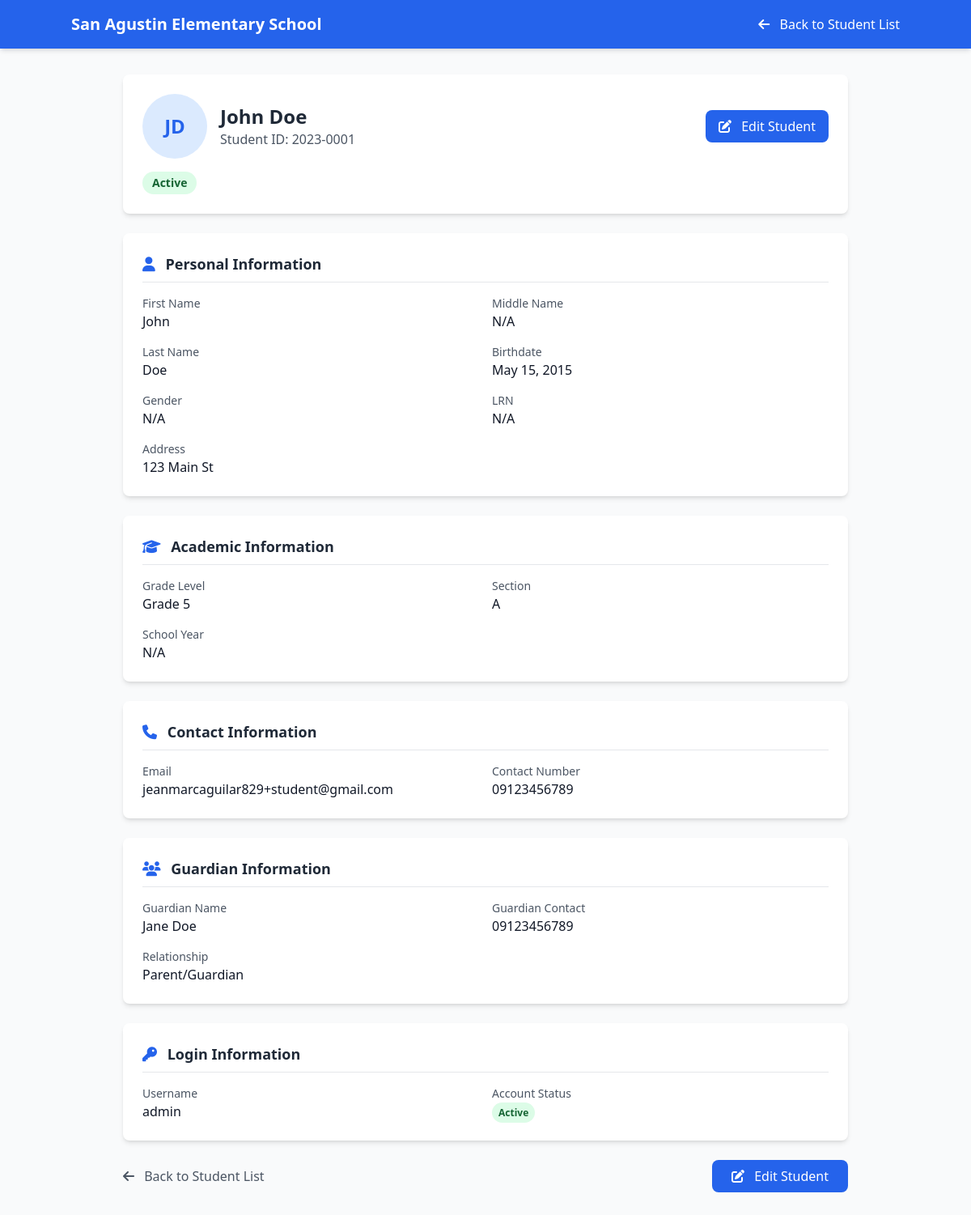
The page /registrar/view_student.php?id=1 (signed in) on the database its author committed.
### tables this page shows
CREATE TABLE `students` (
  `id` int(11) NOT NULL,
  `user_id` int(11) DEFAULT NULL,
  `student_id` varchar(20) NOT NULL,
  `first_name` varchar(50) NOT NULL,
  `last_name` varchar(50) NOT NULL,
  `middle_name` varchar(50) DEFAULT NULL,
  `birthdate` date NOT NULL,
  `gender` enum('Male','Female','Other') DEFAULT NULL,
  `address` text DEFAULT NULL,
  `email` varchar(100) DEFAULT NULL,
  `contact_number` varchar(20) DEFAULT NULL,
  `guardian_name` varchar(100) DEFAULT NULL,
  `guardian_contact` varchar(20) DEFAULT NULL,
  `guardian_relationship` varchar(50) DEFAULT NULL,
  `grade_level` int(11) NOT NULL,
  `section` varchar(10) DEFAULT NULL,
  `school_year` varchar(20) DEFAULT NULL,
  `lrn` varchar(20) DEFAULT NULL,
  `status` enum('Active','Inactive','Transferred','Graduated') DEFAULT 'Active',
  `is_active` tinyint(1) NOT NULL DEFAULT 1,
  `last_login` datetime DEFAULT NULL,
  `created_at` timestamp NOT NULL DEFAULT current_timestamp(),
  `updated_at` timestamp NOT NULL DEFAULT current_timestamp() ON UPDATE current_timestamp()
);

CREATE TABLE `users` (
  `id` int(11) NOT NULL,
  `username` varchar(50) NOT NULL,
  `email` varchar(100) NOT NULL,
  `password` varchar(255) NOT NULL,
  `role` enum('admin','registrar','teacher','student') NOT NULL,
  `is_teacher` tinyint(1) DEFAULT 0,
  `is_active` tinyint(1) NOT NULL DEFAULT 1,
  `last_login` datetime DEFAULT NULL,
  `created_at` timestamp NOT NULL DEFAULT current_timestamp(),
  `updated_at` timestamp NOT NULL DEFAULT current_timestamp() ON UPDATE current_timestamp()
);

### registrar/view_student.php (the view, shortened to what this page needs)
<?php
$student_id = $_GET['id'] ?? null;
$database = new Database();
$registrar_conn = $database->getConnection('registrar');
try {
    $stmt = $registrar_conn->prepare("
        SELECT s.*, u.username, u.email as user_email
        FROM students s
        LEFT JOIN login_db.users u ON s.user_id = u.id
        WHERE s.id = ?
    ");
    $stmt->execute([$student_id]);
    $student = $stmt->fetch(PDO::FETCH_ASSOC);
} catch (PDOException $e) {
    $_SESSION['error'] = 'Error fetching student details: ' . $e->getMessage();
    header('Location: view_students.php');
    exit();
}
?>
<!DOCTYPE html>
<html lang="en">
<head>
    <script src="https://cdn.tailwindcss.com"></script>
    <link rel="stylesheet" href="https://cdnjs.cloudflare.com/ajax/libs/font-awesome/6.4.0/css/all.min.css">
</head>
<body class="bg-gray-50">
    <div class="min-h-screen">
        <header class="bg-blue-600 text-white p-4 shadow-md">
            <div class="container mx-auto flex items-center justify-between">
                <h1 class="text-xl font-bold">San Agustin Elementary School</h1>
                <a href="view_students.php" class="text-white hover:text-blue-200">
                    <i class="fas fa-arrow-left mr-2"></i> Back to Student List
                </a>
            </div>
        </header>
        <main class="container mx-auto px-4 py-8">
            <div class="max-w-4xl mx-auto">
                <div class="bg-white rounded-lg shadow-md p-6 mb-6">
                    <div class="flex items-center justify-between mb-4">
                        <div class="flex items-center">
                            <div class="h-20 w-20 rounded-full bg-blue-100 flex items-center justify-center text-blue-600 text-2xl font-bold mr-4">
                                <?php echo strtoupper(substr($student['first_name'], 0, 1) . substr($student['last_name'], 0, 1)); ?>
                            </div>
                            <div>
                                <h2 class="text-2xl font-bold text-gray-800">
                                    <?php echo htmlspecialchars($student['first_name'] . ' ' . ($student['middle_name'] ? $student['middle_name'] . ' ' : '') . $student['last_name']); ?>
                                </h2>
                                <p class="text-gray-600">Student ID: <?php echo htmlspecialchars($student['student_id']); ?></p>
                            </div>
                        </div>
                        <a href="edit_student.php?id=<?php echo $student['id']; ?>" class="bg-blue-600 text-white px-4 py-2 rounded-lg hover:bg-blue-700">
                            <i class="fas fa-edit mr-2"></i> Edit Student
                        </a>
                    </div>
                    <?php
                    $status_class = 'bg-gray-100 text-gray-800';
                    if ($student['status'] === 'Active') $status_class = 'bg-green-100 text-green-800';
                    elseif ($student['status'] === 'Inactive') $status_class = 'bg-red-100 text-red-800';
                    elseif ($student['status'] === 'Pending') $status_class = 'bg-yellow-100 text-yellow-800';
                    ?>
                    <span class="px-3 py-1 inline-flex text-sm leading-5 font-semibold rounded-full <?php echo $status_class; ?>">
                        <?php echo htmlspecialchars($student['status']); ?>
                    </span>
                </div>
                <div class="bg-white rounded-lg shadow-md p-6 mb-6">
                    <h3 class="text-lg font-bold text-gray-800 mb-4 border-b pb-2">
                        <i class="fas fa-user mr-2 text-blue-600"></i> Personal Information
                    </h3>
                    <div class="grid grid-cols-1 md:grid-cols-2 gap-4">
                        <div>
                            <label class="block text-sm font-medium text-gray-600">First Name</label>
                            <p class="text-gray-900"><?php echo htmlspecialchars($student['first_name']); ?></p>
                        </div>
                        <div>
                            <label class="block text-sm font-medium text-gray-600">Middle Name</label>
                            <p class="text-gray-900"><?php echo htmlspecialchars($student['middle_name'] ?: 'N/A'); ?></p>
                        </div>
                        <div>
                            <label class="block text-sm font-medium text-gray-600">Last Name</label>
                            <p class="text-gray-900"><?php echo htmlspecialchars($student['last_name']); ?></p>
                        </div>
                        <div>
                            <label class="block text-sm font-medium text-gray-600">Birthdate</label>
                            <p class="text-gray-900"><?php echo $student['birthdate'] ? date('F j, Y', strtotime($student['birthdate'])) : 'N/A'; ?></p>
                        </div>
                        <div>
                            <label class="block text-sm font-medium text-gray-600">Gender</label>
                            <p class="text-gray-900"><?php echo htmlspecialchars($student['gender'] ?: 'N/A'); ?></p>
                        </div>
                        <div>
                            <label class="block text-sm font-medium text-gray-600">LRN</label>
                            <p class="text-gray-900"><?php echo htmlspecialchars($student['lrn'] ?: 'N/A'); ?></p>
                        </div>
                        <div class="md:col-span-2">
                            <label class="block text-sm font-medium text-gray-600">Address</label>
                            <p class="text-gray-900"><?php echo htmlspecialchars($student['address'] ?: 'N/A'); ?></p>
                        </div>
                    </div>
                </div>
                <div class="bg-white rounded-lg shadow-md p-6 mb-6">
                    <h3 class="text-lg font-bold text-gray-800 mb-4 border-b pb-2">
                        <i class="fas fa-graduation-cap mr-2 text-blue-600"></i> Academic Information
                    </h3>
                    <div class="grid grid-cols-1 md:grid-cols-2 gap-4">
                        <div>
                            <label class="block text-sm font-medium text-gray-600">Grade Level</label>
                            <p class="text-gray-900">Grade <?php echo htmlspecialchars($student['grade_level']); ?></p>
                        </div>
                        <div>
                            <label class="block text-sm font-medium text-gray-600">Section</label>
                            <p class="text-gray-900"><?php echo htmlspecialchars($student['section'] ?: 'Not Assigned'); ?></p>
                        </div>
                        <div>
                            <label class="block text-sm font-medium text-gray-600">School Year</label>
                            <p class="text-gray-900"><?php echo htmlspecialchars($student['school_year'] ?: 'N/A'); ?></p>
                        </div>
                    </div>
                </div>
                <div class="bg-white rounded-lg shadow-md p-6 mb-6">
                    <h3 class="text-lg font-bold text-gray-800 mb-4 border-b pb-2">
                        <i class="fas fa-phone mr-2 text-blue-600"></i> Contact Information
                    </h3>
                    <div class="grid grid-cols-1 md:grid-cols-2 gap-4">
                        <div>
                            <label class="block text-sm font-medium text-gray-600">Email</label>
                            <p class="text-gray-900"><?php echo htmlspecialchars($student['email'] ?: $student['user_email'] ?: 'N/A'); ?></p>
                        </div>
                        <div>
                            <label class="block text-sm font-medium text-gray-600">Contact Number</label>
                            <p class="text-gray-900"><?php echo htmlspecialchars($student['contact_number'] ?: 'N/A'); ?></p>
                        </div>
                    </div>
                </div>
                <div class="bg-white rounded-lg shadow-md p-6 mb-6">
                    <h3 class="text-lg font-bold text-gray-800 mb-4 border-b pb-2">
                        <i class="fas fa-users mr-2 text-blue-600"></i> Guardian Information
                    </h3>
                    <div class="grid grid-cols-1 md:grid-cols-2 gap-4">
                        <div>
                            <label class="block text-sm font-medium text-gray-600">Guardian Name</label>
                            <p class="text-gray-900"><?php echo htmlspecialchars($student['guardian_name'] ?: 'N/A'); ?></p>
                        </div>
                        <div>
                            <label class="block text-sm font-medium text-gray-600">Guardian Contact</label>
                            <p class="text-gray-900"><?php echo htmlspecialchars($student['guardian_contact'] ?: 'N/A'); ?></p>
                        </div>
                        <div>
                            <label class="block text-sm font-medium text-gray-600">Relationship</label>
                            <p class="text-gray-900"><?php echo htmlspecialchars($student['guardian_relationship'] ?: 'N/A'); ?></p>
                        </div>
                    </div>
                </div>
                <?php if ($student['username']): ?>
                <div class="bg-white rounded-lg shadow-md p-6 mb-6">
                    <h3 class="text-lg font-bold text-gray-800 mb-4 border-b pb-2">
                        <i class="fas fa-key mr-2 text-blue-600"></i> Login Information
                    </h3>
                    <div class="grid grid-cols-1 md:grid-cols-2 gap-4">
                        <div>
                            <label class="block text-sm font-medium text-gray-600">Username</label>
                            <p class="text-gray-900"><?php echo htmlspecialchars($student['username']); ?></p>
                        </div>
                        <div>
                            <label class="block text-sm font-medium text-gray-600">Account Status</label>
                            <span class="px-2 py-1 text-xs font-semibold rounded-full bg-green-100 text-green-800">
                                Active
                            </span>
                        </div>
                    </div>
                </div>
                <?php endif; ?>
                <div class="flex justify-between items-center">
                    <a href="view_students.php" class="text-gray-600 hover:text-gray-800">
                        <i class="fas fa-arrow-left mr-2"></i> Back to Student List
                    </a>
                    <a href="edit_student.php?id=<?php echo $student['id']; ?>" class="bg-blue-600 text-white px-6 py-2 rounded-lg hover:bg-blue-700">
                        <i class="fas fa-edit mr-2"></i> Edit Student
                    </a>
                </div>
            </div>
        </main>
    </div>
</body>
</html>

### rows shown on the page
students: first_name+last_name "JD", first_name+middle_name+last_name "John Doe", student "2023-0001", status "Active", first_name "John", middle_name "N/A", last_name "Doe", birthdate "May 15, 2015", gender "N/A", lrn "N/A", address "123 Main St", grade_level "5", section "A", school_year "N/A", email "jeanmarcaguilar829+student@gmail.com", contact_number "09123456789", guardian_name "Jane Doe", guardian_contact "09123456789", guardian_relationship "Parent/Guardian", user.username "admin"
